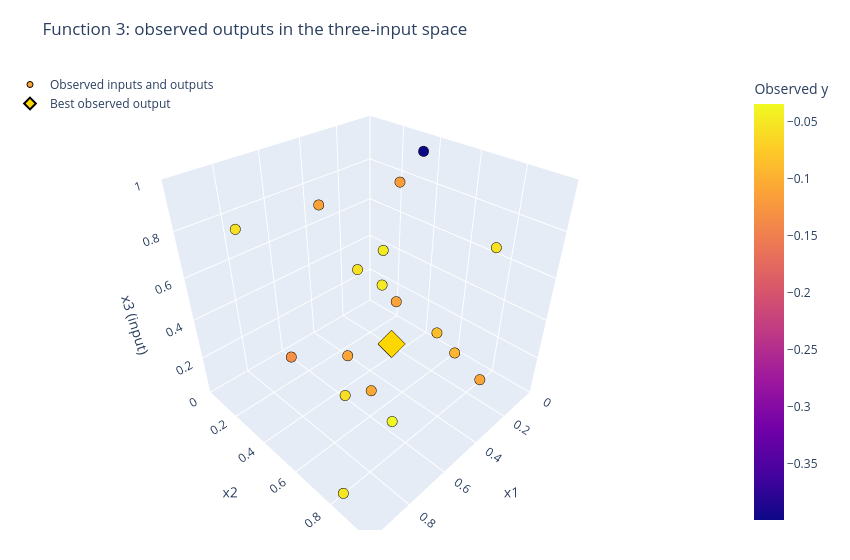

Write notebook code for a chart like this one.
### Markdown cell above
## Three input coordinates, with output shown by colour

A terrain with two ground coordinates and output as height cannot also show a third input.
First keep all three **input axes** and use colour for the measured output. Drag to rotate,
scroll to zoom, and hover over a point for its input coordinates and output.
The gold diamond marks the best observed output; points are not joined into an observed surface.
Raw outputs are suitable here. Negative values retain their signs: closer to zero means a higher score.

The Plasma colour scale runs from dark purple (lower outputs) to bright yellow (higher outputs).

### Code cell
import plotly.graph_objects as go

cloud_plot_config = {**PLOT_CONFIG, "responsive": False}

surface_inputs = X[["x1", "x2", "x3"]].to_numpy(dtype=float)
surface_outputs = y.to_numpy(dtype=float)
best_position = np.argmax(surface_outputs)
terrain_relief = 0.16
observed_input_fig = go.Figure(go.Scatter3d(
    x=X["x1"], y=X["x2"], z=X["x3"], mode="markers",
    marker=dict(size=6, color=surface_outputs, colorscale="Plasma",
                cmin=surface_outputs.min(), cmax=surface_outputs.max(),
                colorbar=dict(title="Observed y"), line=dict(color="black", width=1)),
    customdata=surface_outputs, name="Observed inputs and outputs",
    hovertemplate="x1=%{x:.4f}<br>x2=%{y:.4f}<br>x3=%{z:.4f}"
                  "<br>Observed y=%{customdata:.4f}<extra></extra>",
))
observed_input_fig.add_trace(go.Scatter3d(
    x=[surface_inputs[best_position, 0]], y=[surface_inputs[best_position, 1]],
    z=[surface_inputs[best_position, 2]], mode="markers",
    marker=dict(size=9, color="gold", symbol="diamond", line=dict(color="black", width=2)),
    customdata=[surface_outputs[best_position]], name="Best observed output",
    hovertemplate="Best observed y=%{customdata:.4f}<extra></extra>",
))
observed_input_fig.update_layout(
    title="Function 3: observed outputs in the three-input space",
    width=850, height=560, autosize=False, margin=dict(l=10, r=80, t=70, b=30),
    scene=dict(xaxis=dict(title="x1", range=[0, 1]),
               yaxis=dict(title="x2", range=[0, 1]),
               zaxis=dict(title="x3 (input)", range=[0, 1]),
               aspectmode="cube", dragmode="orbit"),
    legend=dict(x=0, y=1),
)
observed_input_fig.write_html(
    figures / "observed-input-cloud.html", include_plotlyjs=True, config=cloud_plot_config,
)
print(f"{len(surface_outputs)} observations; raw output range {surface_outputs.min():.4f} to {surface_outputs.max():.4f}.")
observed_input_fig.show(config=cloud_plot_config)

### Figure 1 — Plotly figure (JSON) as saved in the notebook; plotly's stock layout.template omitted (floating-point values rounded to 4 significant figures)
{"data": [{"customdata": [-0.1121, -0.08796, -0.1114, -0.03484, -0.04801, -0.1106, -0.3989, -0.1139, -0.1315, -0.09419, -0.04695, -0.106, -0.118, -0.03638, -0.05676, -0.05643, -0.05128, -0.05421, -0.05664], "hovertemplate": "x1=%{x:.4f}<br>x2=%{y:.4f}<br>x3=%{z:.4f}<br>Observed y=%{customdata:.4f}<extra></extra>", "marker": {"cmax": -0.03484, "cmin": -0.3989, "color": [-0.1121, -0.08796, -0.1114, -0.03484, -0.04801, -0.1106, -0.3989, -0.1139, -0.1315, -0.09419, -0.04695, -0.106, -0.118, -0.03638, -0.05676, -0.05643, -0.05128, -0.05421, -0.05664], "colorbar": {"title": {"text": "Observed y"}}, "colorscale": [[0.0, "#0d0887"], [0.1111, "#46039f"], [0.2222, "#7201a8"], [0.3333, "#9c179e"], [0.4444, "#bd3786"], [0.5556, "#d8576b"], [0.6667, "#ed7953"], [0.7778, "#fb9f3a"], [0.8889, "#fdca26"], [1.0, "#f0f921"]], "line": {"color": "black", "width": 1}, "size": 6}, "mode": "markers", "name": "Observed inputs and outputs", "type": "scatter3d", "x": [0.1715, 0.2421, 0.5349, 0.4926, 0.1346, 0.3455, 0.1518, 0.6455, 0.7469, 0.1705, 0.2205, 0.666, 0.04681, 0.6001, 0.966, 0.3351, 0.9545, 0.3523, 0.9038], "y": [0.3439, 0.6441, 0.3985, 0.6116, 0.2199, 0.9414, 0.44, 0.3971, 0.2842, 0.697, 0.2978, 0.672, 0.2314, 0.7251, 0.8611, 0.2575, 0.8195, 0.9308, 0.2689], "z": [0.2487, 0.2724, 0.1734, 0.3402, 0.4582, 0.2694, 0.9909, 0.9198, 0.2263, 0.1492, 0.3436, 0.2463, 0.7706, 0.06609, 0.5668, 0.4595, 0.04216, 0.8498, 0.8752]}, {"customdata": [-0.03484], "hovertemplate": "Best observed y=%{customdata:.4f}<extra></extra>", "marker": {"color": "gold", "line": {"color": "black", "width": 2}, "size": 9, "symbol": "diamond"}, "mode": "markers", "name": "Best observed output", "type": "scatter3d", "x": [0.4926], "y": [0.6116], "z": [0.3402]}], "layout": {"autosize": false, "height": 560, "legend": {"x": 0, "y": 1}, "margin": {"b": 30, "l": 10, "r": 80, "t": 70}, "scene": {"aspectmode": "cube", "dragmode": "orbit", "xaxis": {"range": [0, 1], "title": {"text": "x1"}}, "yaxis": {"range": [0, 1], "title": {"text": "x2"}}, "zaxis": {"range": [0, 1], "title": {"text": "x3 (input)"}}}, "title": {"text": "Function 3: observed outputs in the three-input space"}, "width": 850}}
